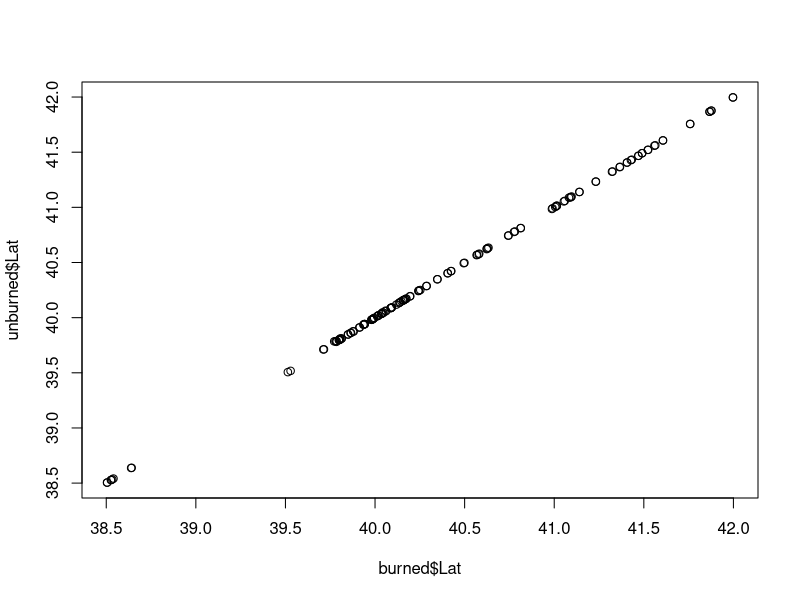
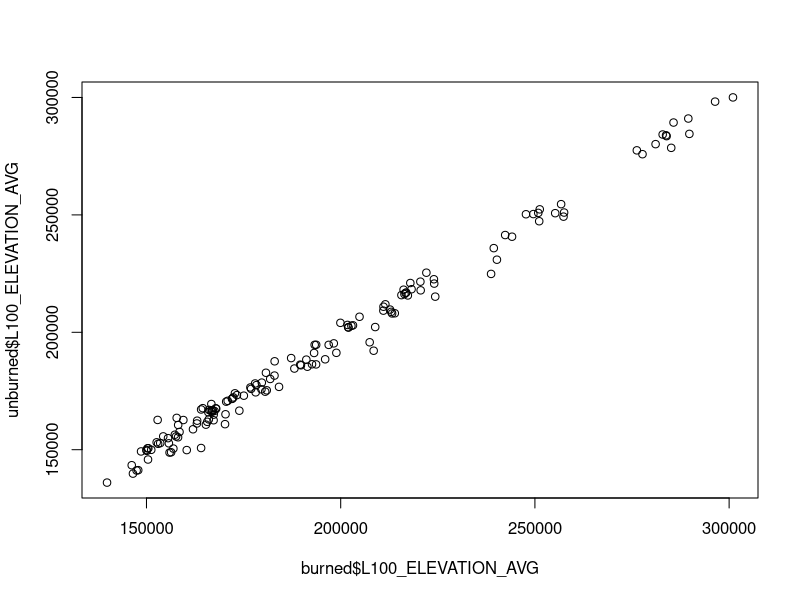
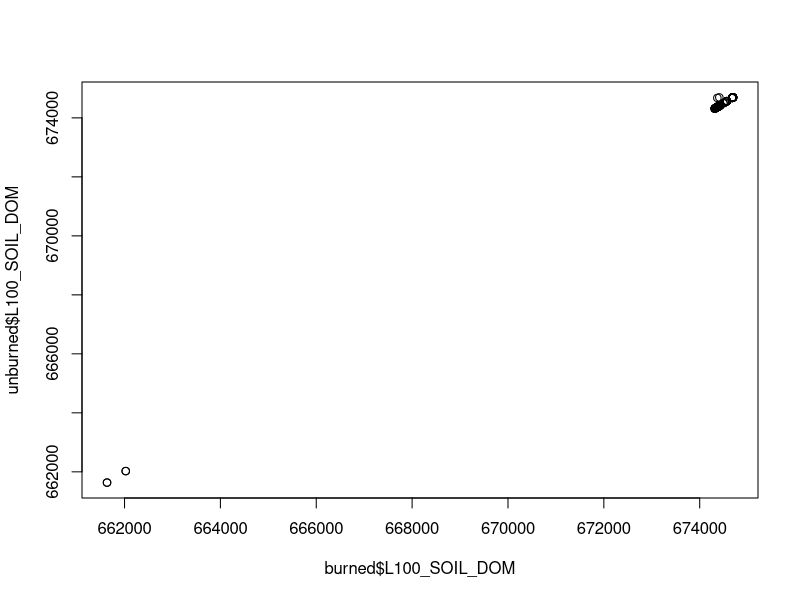

These charts were generated, in order, by the following R code: (Note: this script raises an error after producing the figures.)
# This script is for importing and cleaning GeoDataCrawler variables for the selected Utah burn sites 


#### Libraries and aliases used: ####
library(readxl)
library(dplyr)
library(tidyr)
library(stringr)
library(ggplot2)
library(vegan)
"%ni%" <- Negate("%in%")

#### Loading ALL that GeoDataCrawler data ####

dat = read_excel("INIT20180405_100m_1.xlsx")
dat2 = read_excel("INIT20180405_100m_2.xlsx")
meta = read_excel("Geodata Crawler - Output Data Descriptions.xlsx")

#### Compare paired burned/un-burned sites across all variables for correlation (should be high) ####

  ## Subset burned and unburned sites
unique(dat$InOrOut)
burned = dat$InOrOut == "in"
unburned = dat$InOrOut == "out"

burned = dat[burned,]
unburned = dat[unburned,]

  ## Differing lengths ... find "pair" that is missing a partner
  
        # Find where mismatch begins
mismatches = unburned$ObjectID_1[order(unburned$ObjectID_1)] == burned$ObjectID_1[order(burned$ObjectID_1)]
first_mismatch = which(match(mismatches, FALSE) == 1)[1]
bad_object = dat[(first_mismatch-1),"ObjectID_1"]

        # re-subset to remove site with mismatch
burned = burned[burned$ObjectID_1 %ni% bad_object,]
unburned = unburned[unburned$ObjectID_1 %ni% bad_object,]
dat = dat[dat$ObjectID_1 %ni% bad_object,] # do this for main datasets too!
dat2 = dat2[dat2$ObjectID_1 %ni% bad_object,]         

        # reorder
burned = burned[order(burned$ObjectID_1),]
unburned = unburned[order(unburned$ObjectID_1),]
identical(burned$ObjectID_1,unburned$ObjectID_1) # check to see if subsets and orders are identical

  ## Plot paired Latitudes and elevations for sanity check .. should be very similar
plot(burned$Lat,unburned$Lat) # Looks good.
plot(burned$L100_ELEVATION_AVG,unburned$L100_ELEVATION_AVG) # Looks good.
plot(burned$L100_SOIL_DOM, unburned$L100_SOIL_DOM) # Looks good.


#### Clean up metadata and data and get them ordered logically ####
        
        # remove all those "L100_" tags from the column names
names(dat) = gsub("L100_","",names(dat), perl = TRUE) 

        # Convert M,D,Y to Dates
            # First, remove any rows that have a "0" in Y,M,orD
good_dates = !(dat$Year_ == 0 | dat$Month_ == 0 | dat$Day_ == 0)
dat = dat[good_dates,]
good_dates = !(dat2$Year_ == 0 | dat2$Month_ == 0 | dat2$Day_ == 0)
dat2 = dat2[good_dates,]

            # Now, extract dates from columns
year = dat$Year_
month = dat$Month_
day = dat$Day_

year2 = dat2$Year_
month2 = dat2$Month_
day2 = dat2$Day_

            # Add BurnDate column
burn_date = as.Date(paste(year,month,day, sep = "-"), format = "%Y-%m-%d")
dat$BurnDate = burn_date
burn_date2 = as.Date(paste(year2,month2,day2, sep = "-"), format = "%Y-%m-%d")
dat2$BurnDate = burn_date2

#### Merge dat and dat2 ####
dat = merge(dat,dat2)


# remove all those "L100_" tags from the column names (again!)
names(dat) = gsub("L100_","",names(dat), perl = TRUE) 


#### Trim down columns only to potentially important ones ####

# Let's get rid of all the OIL and GAS and WELLS, OTHER, FIRE, IMPERVIOUS stuff
good_cols = grep("^OIL_|^GAS_|^FIRE|^OTHER|^ROAD|^IMPERVIOUS|LIGHTS|^PESTICIDE", 
                 names(dat), invert = TRUE)

dat = (dat[,good_cols])

# Remove some other stuff
dat = dat %>% 
  select(-c(OBJECTID_12,Shape,OBJECTID,POINT_ID,POINT_X,POINT_Y,ORIG_X,ORIG_Y,DATUM,SKIP_ROW,MOVE_DIST,
            MOVE_ANGL,DUPLICATE,HOUSEHOLD_DEN_2000,HOUSEHOLD_2000,AQUIFER_DOM,AQUIFER_TYPE_DOM))


# Tidy up the column names and units ####
names(dat)

# Temperatures should be dived by 10 to get deg C
temps = names(select(dat,c(starts_with("TM"),contains("TMIN"),contains("TMAX"),contains("TEMP"))))
dat[,temps] = select(dat,starts_with("TM")) * 0.1

# Convert canopy cover to percentages
dat$CANOPY_2001 = dat$CANOPY_2001 * 0.01

# Convert soil code into soil names
soil_codes = read.csv("soil_codes.csv", stringsAsFactors = FALSE)
dictionary = (soil_codes[which(soil_codes$Code %in% dat$SOIL_DOM),])

codes = as.factor(dat$SOIL_DOM)
dictionary = dictionary[dictionary$Code %in% levels(codes),]
s_names = plyr::mapvalues(dat$SOIL_DOM, from=levels(as.factor(dictionary$Code)), 
                          to=levels(as.factor(dictionary$Soil.Names)))  
dat$Soil_Description = s_names
names(dat)


# Remove all the soil type columns now that plotting confirms good correlations ####
dat = dat %>% select(-starts_with("LC2011"))


# Remove duplicate ObjectIDs
sorted = dat[order(dat$ObjectID_1, dat$InOrOut,decreasing = TRUE),]
sorted$to_keep = c("yes","no")
cbind(sorted$to_keep,sorted$InOrOut)

sorted = sorted[!duplicated(sorted[,c("ObjectID_1","InOrOut","to_keep")]),]
sorted = sorted[!duplicated(sorted[,c("ObjectID_1","InOrOut")]),]

# order by date
dat = sorted[order(sorted$BurnDate),]

table(dat$Year_)

# Write intermediate file ####
write.csv(dat, "Cleaned_Site_Data.csv", row.names = FALSE, quote = FALSE)





# # # # # # # # # # # # # # # # # # # # # # # # # # # # # # # # # # # # # # # # # # # # # # # 
# # # # # # # # # # # # # # # # # # # # # # # # # # # # # # # # # # # # # # # # # # # # # # #

# Beyond this point is extra crap ####


# Backup dat
dat2 = dat

# Subset original dat to just Burned areas
dat = subset(dat,InOrOut == "in")

# Plotting using Soil type % cover as NMDS ####

# Pull out dfs with Soil Info (percent cover 100m) only!

soil_info_L1 = dat %>%
  select(starts_with("LC2011_L1_")) 

soil_info_L2 = dat %>%
  select(starts_with("LC2011_L2_")) 


row.names(soil_info_L1) <- paste0(dat$Lat,"_",dat$Lon)
row.names(soil_info_L2) <- paste0(dat$Lat,"_",dat$Lon)

# Soil-based distance measures
L1_dist = as.matrix(dist(soil_info_L1))
L2_dist = as.matrix(dist(soil_info_L2))


# Heatmap
year = as.factor(dat$Year_)
year_colors = plyr::mapvalues(year, 
                              from = c(levels(year)),
                              to = gray.colors(length(levels(year))))

year_colors = as.character(year_colors)

h1 = heatmap(L1_dist, col = gray.colors(20),
        RowSideColors = year_colors,
        ColSideColors = year_colors)  ## Shows decent spread of years in most similar clusters

h2 = heatmap(L2_dist, col = gray.colors(20),
        RowSideColors = year_colors,
        ColSideColors = year_colors,
        cexRow = .25)  ## Shows decent spread of years in most similar clusters

?png
png("heatmap_in_only.png",res = 500, width = 5000, height = 5000)
heatmap(L2_dist, #col = gray.colors(20),
        RowSideColors = year_colors,
        ColSideColors = year_colors,
        cexRow = .25, cexCol = .25, distfun = vegdist)  ## Shows decent spread of years in most similar clusters

dev.off()

row_order = h2$rowInd
col_order = h2$colInd
row_similar = row_order[50:90]
col_similar = col_order[50:90]

plot(L2_dist)
plot(L2_dist[col_similar])


row.names(dat) <- paste0(dat$Lat,"_",dat$Lon)
soil_similar = row.names(L2_dist[row_similar,])
row.names(L2_dist)

table((dat[soil_similar,])[,"Soil_Description"])
table(dat$Soil_Description)
table(dat$SOIL_DOM)



names(dat)
# NMDS
soil_mds_1 = metaMDS(soil_info_L1)
ordiplot(soil_mds_1, type = "points")
stressplot(soil_mds_1)

soil_mds_2 = metaMDS(soil_info_L2)
ordiplot(soil_mds_2, type = "points")
stressplot(soil_mds_2)

# Make into dfs
mds1_L1 = soil_mds_1$points[,1]
mds2_L1 = soil_mds_1$points[,2]

mds1_L2 = soil_mds_2$points[,1]
mds2_L2 = soil_mds_2$points[,2]

# Colored plots of burn status influence on major soil types

ggplot(mapping = aes(x=mds1_L1,y=mds2_L1,color=dat$InOrOut)) +
  geom_point() + 
  stat_ellipse() +
  ggtitle("Soil type is independent of burn status")

ggplot(mapping = aes(x=mds1_L2,y=mds2_L2,color=dat$InOrOut)) +
  geom_point() + 
  stat_ellipse() +
  ggtitle("Soil type is independent of burn status")

# plots of year interaction with soil types

ggplot(mapping = aes(x=mds1_L2,y=mds2_L2,color=as.factor(dat$Year_))) +
  geom_point() + 
  stat_ellipse() +
  ggtitle("Pretty good overlap of burn years and soil types")

# Extract distance clusters
clustered_order = h2$rowInd
soil_similar = clustered_order[1:50]
plot(L2_dist)
plot(L2_dist[soil_similar])

soil_similar = row.names(L2_dist[soil_similar,soil_similar])

row.names(dat) <- paste0(dat$Lat,"_",dat$Lon)

# compare year spread in whole data set to hclust subset based on soil type similarity
plot(unique(dat$Year_)[order(unique(dat$Year_))])
plot(dat[soil_similar,"Year_"][order(dat[soil_similar,"Year_"])], col="Red",
     main = "Subset year distribution for hclust-similar soil types")

# Check in/out distribution
names(dat)
table(dat[soil_similar,"InOrOut"])
dat[soil_similar,which(dat$InOrOut == "in")]








# Plot yearly stuff to play around

plot(dat$BurnDate, dat$PRECIP_DRIEST_MONTH)
abline(lm(dat$PRECIP_DRIEST_MONTH ~dat$BurnDate))
plot(as.factor(dat$Year_), dat$PRECIP_SEASONALITY)



#### Remove Soil Type outliers


names(dat)




# L2_cols = grep("LC2011_L2",names(dat))
# dat[,L2_cols]

# 





# #### Select variables of interest
# c("SOIL_DOM","SLOPE_AVG", "ELEVATION_AVG","ASPECT_DOM","LC2011_L2_DOM")







dat$ObjectID_1 %in% burned$ObjectID_1
dat$ObjectID_1 %in% unburned$ObjectID_1

burned$ObjectID_1
unburned$ObjectID_1



  ## Compare a few obvious variables for sanity check
plot(burned$Lat, unburned$Lat)



